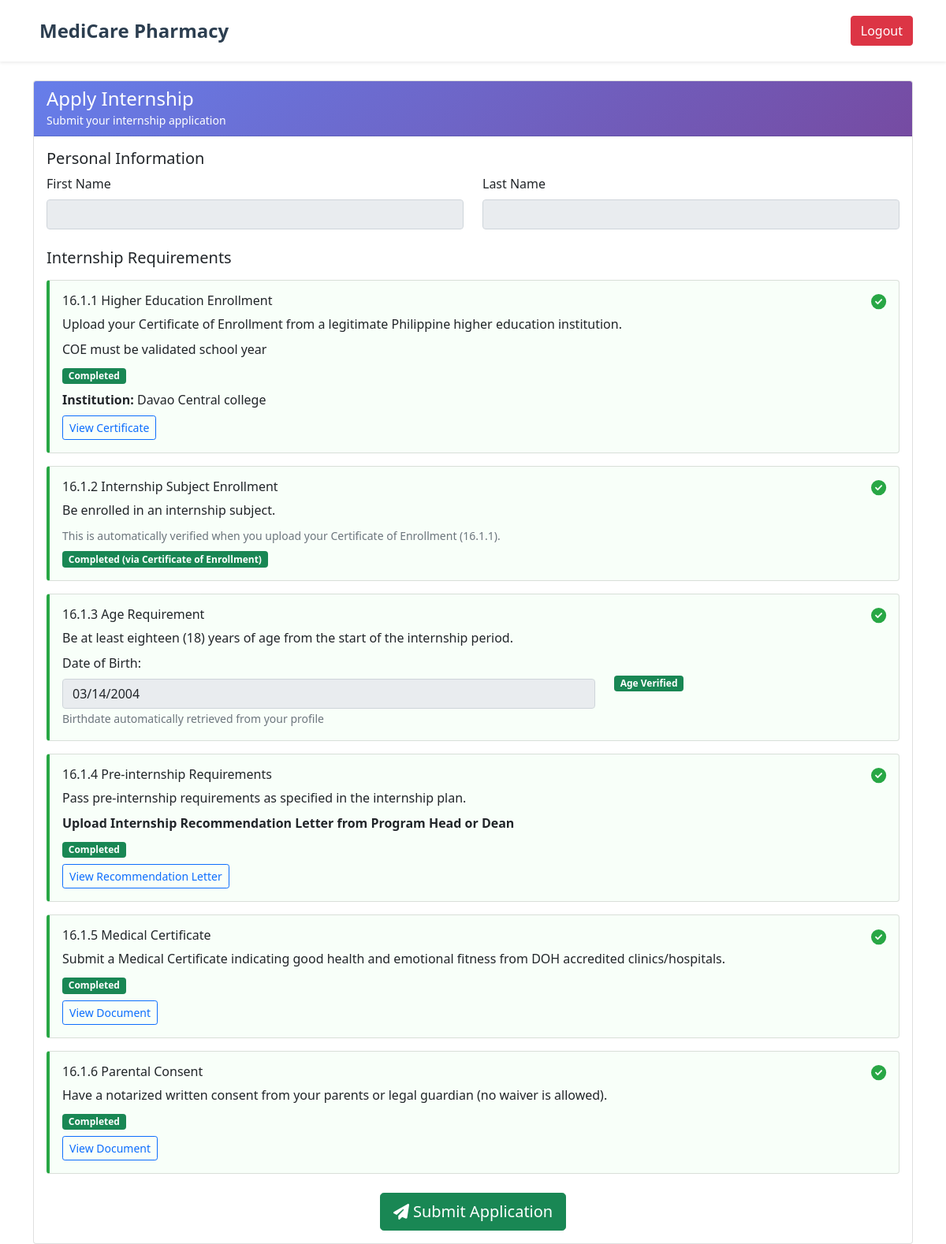
Screenshot of /Users/intern/apply_internship.php (signed in) with the database file from the repository.
### tables this page shows
CREATE TABLE `internship_records` (
  `id` int(11) NOT NULL,
  `user_id` int(11) NOT NULL,
  `first_name` varchar(255) NOT NULL,
  `last_name` varchar(255) NOT NULL,
  `date_of_birth` date DEFAULT NULL,
  `is_enrolled_higher_ed` tinyint(1) DEFAULT 0,
  `higher_ed_institution` varchar(255) DEFAULT NULL,
  `enrollment_certificate_path` varchar(255) DEFAULT NULL,
  `enrollment_certificate_status` enum('pending','valid','invalid') DEFAULT 'pending',
  `enrollment_certificate_remarks` text DEFAULT NULL,
  `is_enrolled_internship_subject` tinyint(1) DEFAULT 0,
  `is_at_least_18` tinyint(1) DEFAULT 0,
  `has_passed_pre_internship` tinyint(1) DEFAULT 0,
  `recommendation_letter_path` varchar(255) DEFAULT NULL,
  `recommendation_letter_status` enum('pending','valid','invalid') DEFAULT 'pending',
  `recommendation_letter_remarks` text DEFAULT NULL,
  `medical_certificate_submitted` tinyint(1) DEFAULT 0,
  `medical_certificate_path` varchar(255) DEFAULT NULL,
  `medical_certificate_status` enum('pending','valid','invalid') DEFAULT 'pending',
  `medical_certificate_remarks` text DEFAULT NULL,
  `parental_consent_submitted` tinyint(1) DEFAULT 0,
  `parental_consent_path` varchar(255) DEFAULT NULL,
  `parental_consent_status` enum('pending','valid','invalid') DEFAULT 'pending',
  `parental_consent_remarks` text DEFAULT NULL,
  `is_eligible` tinyint(1) DEFAULT 0,
  `application_status` enum('pending','submitted','under_review','approved','rejected') DEFAULT 'pending',
  `internship_start_date` date DEFAULT NULL,
  `internship_duration` varchar(100) DEFAULT NULL,
  `working_days` varchar(100) DEFAULT NULL,
  `working_hours` varchar(100) DEFAULT NULL,
  `special_instructions` text DEFAULT NULL,
  `pharmacy_name` varchar(255) DEFAULT NULL,
  `pharmacy_address` text DEFAULT NULL,
  `contact_person` varchar(255) DEFAULT NULL,
  `contact_number` varchar(50) DEFAULT NULL,
  `contact_email` varchar(255) DEFAULT NULL,
  `schedule_sent` tinyint(1) DEFAULT 0,
  `interview_scheduled` tinyint(1) DEFAULT 0,
  `interview_date` date DEFAULT NULL,
  `interview_time` time DEFAULT NULL,
  `interview_type` enum('personal','online') DEFAULT NULL,
  `interview_location` varchar(500) DEFAULT NULL,
  `interview_meeting_link` varchar(500) DEFAULT NULL,
  `interview_notes` text DEFAULT NULL,
  `created_at` timestamp NOT NULL DEFAULT current_timestamp(),
  `updated_at` timestamp NOT NULL DEFAULT current_timestamp() ON UPDATE current_timestamp()
);

### Users/intern/apply_internship.php (the view, shortened to what the rows shown need)
<?php
require_once '../../models/internship.php';
$db = new Database();
$pdo_conn = $db->getConnection();
$internship = new Internship($pdo_conn);
$internship_record = $internship->getByUserId($_SESSION['user_id']);
?>
<!DOCTYPE html>
<html lang="en">
<head>
    <link href="https://cdn.jsdelivr.net/npm/bootstrap@5.1.3/dist/css/bootstrap.min.css" rel="stylesheet">
    <link rel="stylesheet" href="../../style.css">
</head>
<body>
    <div class="container mt-4">
        <div class="card">
            <div class="card-body">
                        <div class="requirement-card card mb-3 <?php echo $internship_record['is_enrolled_higher_ed'] ? 'completed' : 'pending'; ?>">
                            <div class="card-body">
                                <div class="d-flex justify-content-between align-items-start">
                                    <div class="flex-grow-1">
                                        <h6>16.1.1 Higher Education Enrollment</h6>
                                        <p class="mb-2">Upload your Certificate of Enrollment from a legitimate Philippine higher education institution.</p>
                                         <p class="mb-2">COE must be validated school year</p>
                                        <?php if ($internship_record['is_enrolled_higher_ed']): ?>
                                            <span class="badge bg-success">Completed</span>
                                            <p class="mt-2 mb-0">
                                                <strong>Institution:</strong> <?php echo htmlspecialchars($internship_record['higher_ed_institution']); ?><br>
                                                <a href="../../uploads/internship_documents/<?php echo $internship_record['enrollment_certificate_path']; ?>" target="_blank" class="btn btn-sm btn-outline-primary mt-2">View Certificate</a>
                                            </p>
                                        <?php endif; ?>
                                    </div>
                                </div>
                            </div>
                        </div>
                        <div class="requirement-card card mb-3 <?php echo $internship_record['is_at_least_18'] ? 'completed' : 'pending'; ?>">
                            <div class="card-body">
                                <div class="d-flex justify-content-between align-items-start">
                                    <div class="flex-grow-1">
                                        <div class="row">
                                            <div class="col-md-8">
                                                <label class="form-label">Date of Birth:</label>
                                                <input type="date" name="date_of_birth" class="form-control"
                                                       value="<?php echo $internship_record['date_of_birth'] ?? $_SESSION['birth_date'] ?? ''; ?>"
                                                       readonly>
                                                <small class="text-muted">Birthdate automatically retrieved from your profile</small>
                                            </div>
                                        </div>
                                    </div>
                                </div>
                            </div>
                        </div>
                    </div>
                </div>
            </div>
</body>
</html>

### rows the page displays
internship_records: higher_ed_institution "Davao Central college", date_of_birth "03/14/2004"
